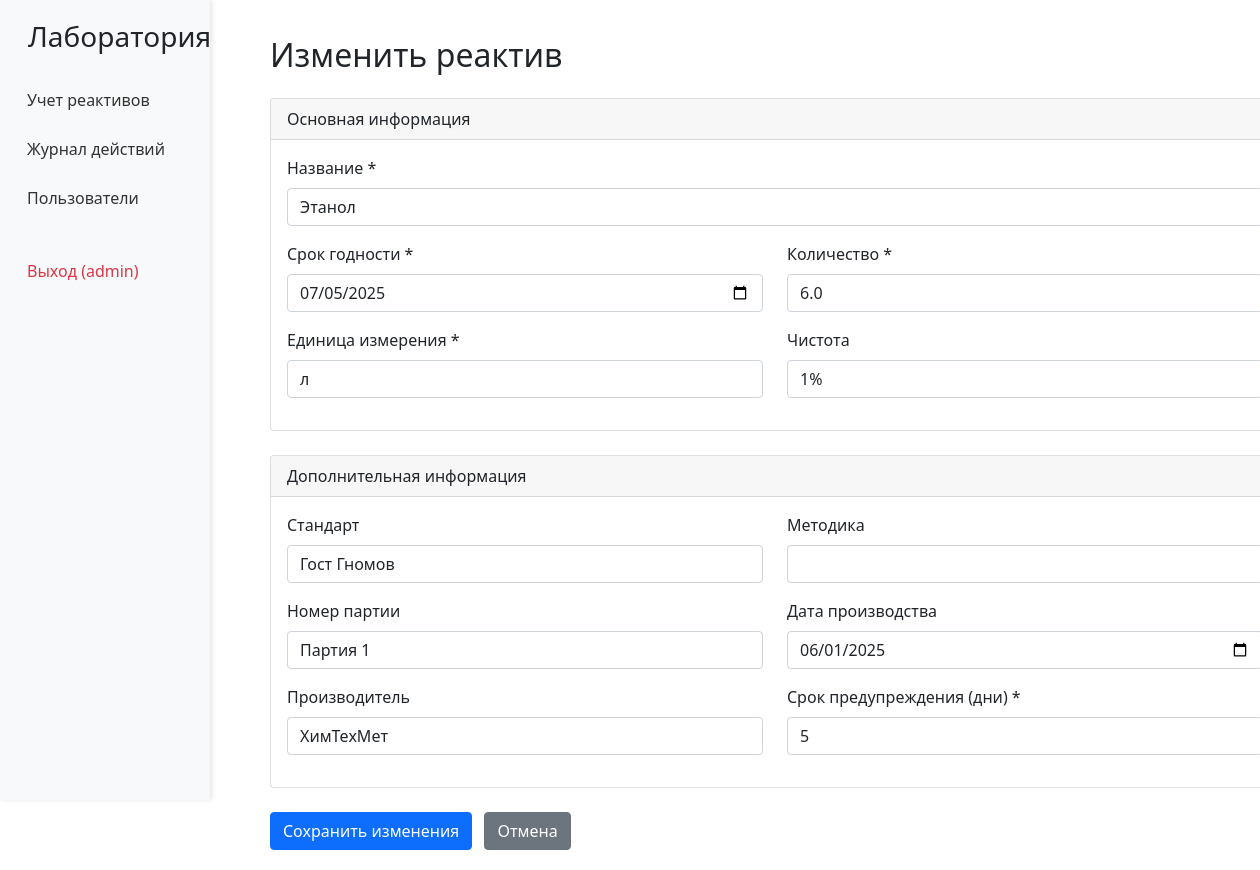
Page /edit_reagent/2 (signed in) on the earlier database version.
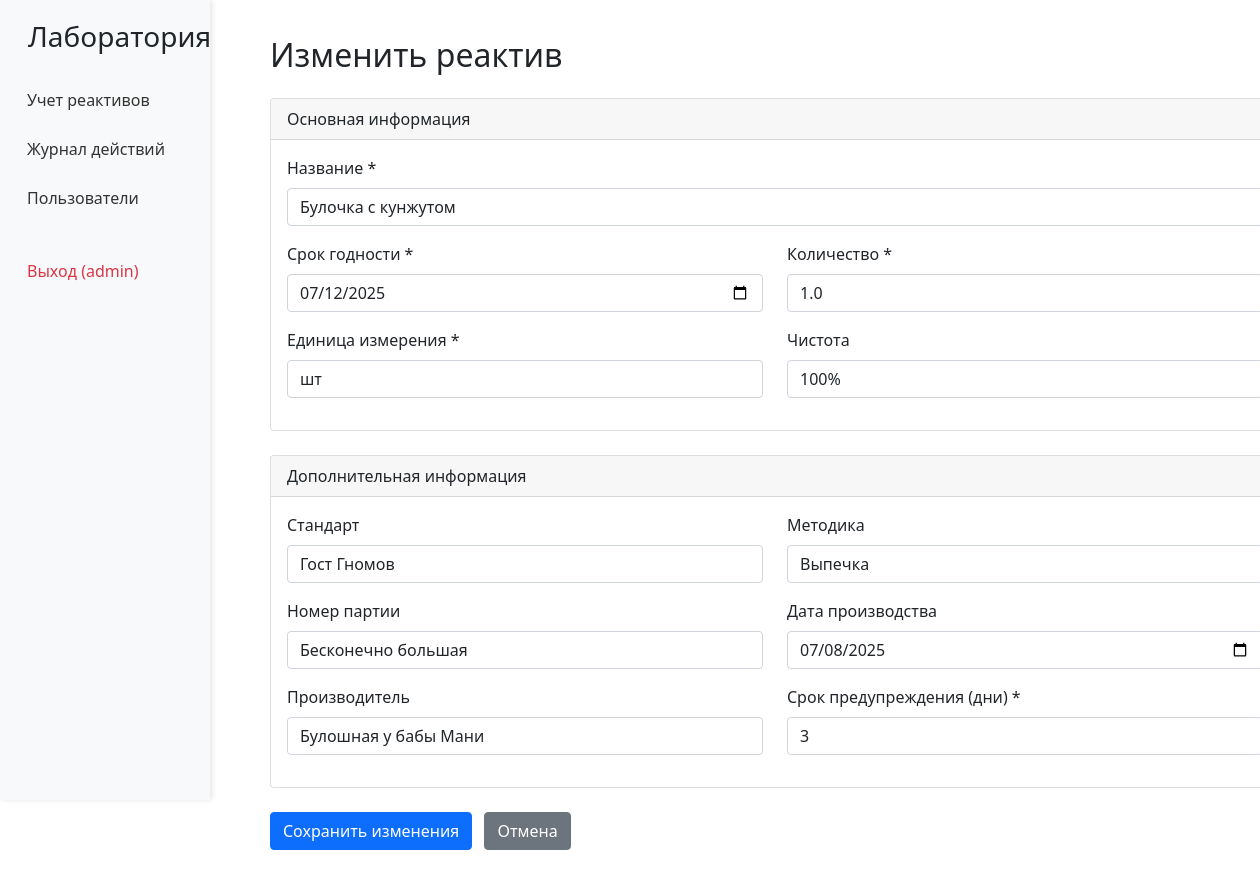
Same page on the later database version.
### app.py (models this page shows, shortened)
class User(db.Model):
    id = db.Column(db.Integer, primary_key=True)
    username = db.Column(db.String(80), unique=True, nullable=False)
    password = db.Column(db.String(120), nullable=False)
    is_admin = db.Column(db.Boolean, default=False)

class Reagent(db.Model):
    id = db.Column(db.Integer, primary_key=True)
    name = db.Column(db.String(100), nullable=False)
    expiry_date = db.Column(db.DateTime, nullable=False)
    quantity = db.Column(db.Float, nullable=False)
    unit = db.Column(db.String(20), nullable=False)
    purity = db.Column(db.String(50))
    standard = db.Column(db.String(50))
    method = db.Column(db.String(50))
    batch_number = db.Column(db.String(50))
    production_date = db.Column(db.DateTime)
    arrival_date = db.Column(db.DateTime, default=datetime.utcnow)
    manufacturer = db.Column(db.String(100))
    warning_period = db.Column(db.Integer)  # в днях

### app.py (the view, shortened to what this page needs)
@app.route('/edit_reagent/<int:id>', methods=['GET', 'POST'])
def edit_reagent(id):
    if 'user_id' not in session:
        return redirect(url_for('login'))
    reagent = Reagent.query.get_or_404(id)
    return render_template('reagent_form.html', reagent=reagent)

### app.py (called while the page is built)
@app.before_request
def before_request():
    g.current_user = None
    if 'user_id' in session:
        g.current_user = User.query.get(session['user_id'])

### templates/reagent_form.html
{% extends 'base.html' %}
{% block content %}
<h2 class="mb-4">{{ 'Изменить реактив' if reagent else 'Добавить реактив' }}</h2>
<form method="POST">
    <div class="card mb-4">
        <div class="card-header">Основная информация</div>
        <div class="card-body">
            <div class="mb-3">
                <label class="form-label">Название *</label>
                <input type="text" class="form-control" name="name"
                    value="{{ reagent.name if reagent }}" required>
            </div>
            <div class="row">
                <div class="col-md-6 mb-3">
                    <label class="form-label">Срок годности *</label>
                    <input type="date" class="form-control" name="expiry_date"
                        value="{{ reagent.expiry_date.strftime('%Y-%m-%d') if reagent else '' }}" required>
                </div>
                <div class="col-md-6 mb-3">
                    <label class="form-label">Количество *</label>
                    <input type="number" step="0.01" class="form-control" name="quantity"
                        value="{{ reagent.quantity if reagent else '' }}" required>
                </div>
            </div>
            <div class="row">
                <div class="col-md-6 mb-3">
                    <label class="form-label">Единица измерения *</label>
                    <input type="text" class="form-control" name="unit"
                        value="{{ reagent.unit if reagent else '' }}" required>
                </div>
                <div class="col-md-6 mb-3">
                    <label class="form-label">Чистота</label>
                    <input type="text" class="form-control" name="purity"
                        value="{{ reagent.purity if reagent else '' }}">
                </div>
            </div>
        </div>
    </div>
    <div class="card mb-4">
        <div class="card-header">Дополнительная информация</div>
        <div class="card-body">
            <div class="row">
                <div class="col-md-6 mb-3">
                    <label class="form-label">Стандарт</label>
                    <input type="text" class="form-control" name="standard"
                        value="{{ reagent.standard if reagent else '' }}">
                </div>
                <div class="col-md-6 mb-3">
                    <label class="form-label">Методика</label>
                    <input type="text" class="form-control" name="method"
                        value="{{ reagent.method if reagent else '' }}">
                </div>
            </div>
            <div class="row">
                <div class="col-md-6 mb-3">
                    <label class="form-label">Номер партии</label>
                    <input type="text" class="form-control" name="batch_number"
                        value="{{ reagent.batch_number if reagent else '' }}">
                </div>
                <div class="col-md-6 mb-3">
                    <label class="form-label">Дата производства</label>
                    <input type="date" class="form-control" name="production_date"
                        value="{{ reagent.production_date.strftime('%Y-%m-%d') if reagent and reagent.production_date else '' }}">
                </div>
            </div>
            <div class="row">
                <div class="col-md-6 mb-3">
                    <label class="form-label">Производитель</label>
                    <input type="text" class="form-control" name="manufacturer"
                        value="{{ reagent.manufacturer if reagent else '' }}">
                </div>
                <div class="col-md-6 mb-3">
                    <label class="form-label">Срок предупреждения (дни) *</label>
                    <input type="number" class="form-control" name="warning_period"
                        value="{{ reagent.warning_period if reagent else '30' }}" required>
                </div>
            </div>
        </div>
    </div>
    <button type="submit" class="btn btn-primary me-2">
        {{ 'Сохранить изменения' if reagent else 'Добавить реактив' }}
    </button>
    <a href="{{ url_for('reagents') }}" class="btn btn-secondary">Отмена</a>
</form>
{% endblock %}

### templates/base.html (shortened to what this page needs)
{% set current_user = g.get('current_user') %}
<!DOCTYPE html>
<html lang="ru">
<head>
    <link href="https://cdn.jsdelivr.net/npm/bootstrap@5.1.3/dist/css/bootstrap.min.css" rel="stylesheet">
</head>
<body>
    <div class="container-fluid">
        <div class="row">
            <div class="col-md-2 sidebar">
                <h3 class="ms-3">Лаборатория</h3>
                <ul class="nav flex-column mt-4">
                    <li class="nav-item">
                        <a class="nav-link {% if request.endpoint == 'reagents' %}active{% endif %}"
                           href="{{ url_for('reagents') }}">
                            Учет реактивов
                        </a>
                    </li>
                    {% if current_user.is_admin %}
                    <li class="nav-item">
                        <a class="nav-link {% if request.endpoint == 'action_log' %}active{% endif %}"
                           href="{{ url_for('action_log') }}">
                            Журнал действий
                        </a>
                    </li>
                    {% endif %}
                    <li class="nav-item">
                        <a class="nav-link {% if request.endpoint == 'users' %}active{% endif %}"
                           href="{{ url_for('users') }}">
                            Пользователи
                        </a>
                    </li>
                    <li class="nav-item mt-4">
                        <a class="nav-link text-danger" href="{{ url_for('logout') }}">
                            Выход ({{ session['username'] }})
                        </a>
                    </li>
                </ul>
            </div>
            <div class="col-md-10 main-content">
                <div class="mt-3">
                    {% block content %}{% endblock %}
                </div>
            </div>
        </div>
    </div>
</body>
</html>

### templates/base.html (style rules this page uses)
.sidebar { background-color: #f8f9fa; height: 100vh; position: fixed; padding-top: 20px; box-shadow: 2px 0 5px rgba(0,0,0,0.1); }
.main-content { margin-left: 250px; padding: 20px; }
.nav-link { padding: 10px 15px; color: #333; border-radius: 4px; margin-bottom: 5px; }

Differences in the rows shown:
changed Reagent "Гост Гномов": name "Этанол" → "Булочка с кунжутом"; expiry_date "07/05/2025" → "07/12/2025"; quantity "6.0" → "1.0"; unit "л" → "шт"; purity "1%" → "100%"; method (not shown) → "Выпечка"; batch_number "Партия 1" → "Бесконечно большая"; production_date "06/01/2025" → "07/08/2025"; manufacturer "ХимТехМет" → "Булошная у бабы Мани"; warning_period "5" → "3"
